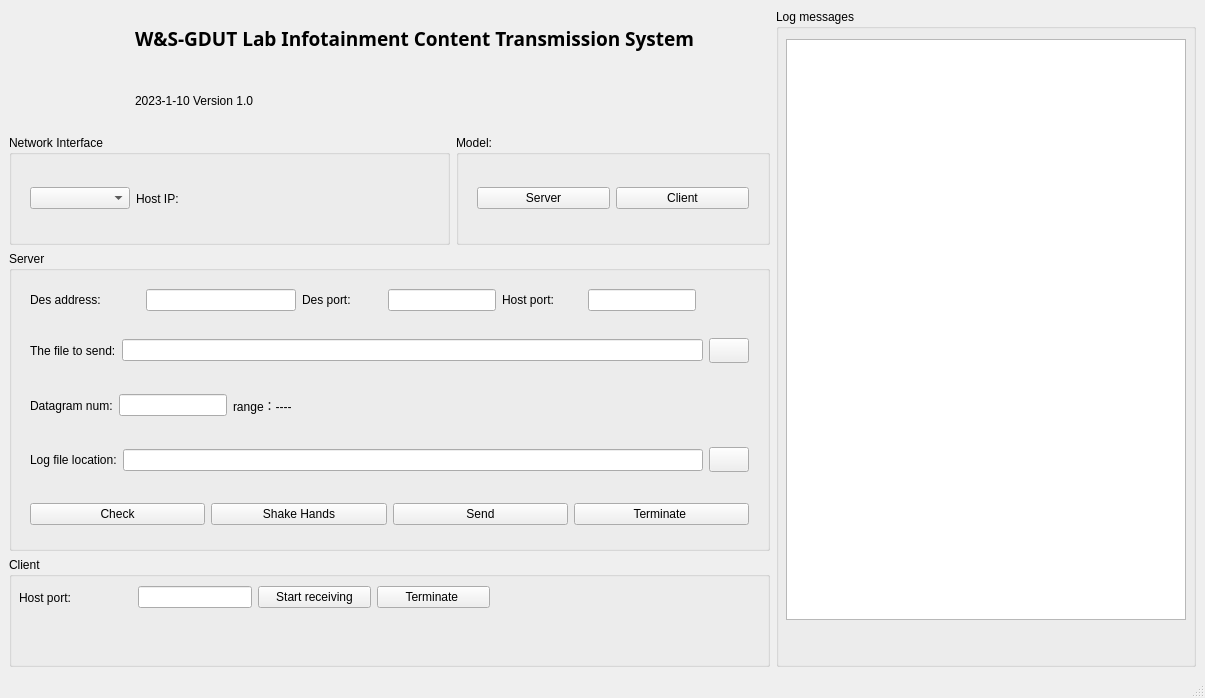
<?xml version="1.0" encoding="UTF-8"?>
<ui version="4.0">
 <class>TransmissionWindow</class>
 <widget class="QMainWindow" name="TransmissionWindow">
  <property name="geometry">
   <rect>
    <x>0</x>
    <y>0</y>
    <width>1205</width>
    <height>698</height>
   </rect>
  </property>
  <property name="sizePolicy">
   <sizepolicy hsizetype="Expanding" vsizetype="Expanding">
    <horstretch>0</horstretch>
    <verstretch>0</verstretch>
   </sizepolicy>
  </property>
  <property name="windowTitle">
   <string>TransmissionWindow</string>
  </property>
  <widget class="QWidget" name="centralwidget">
   <layout class="QGridLayout" name="gridLayout">
    <item row="0" column="0" rowspan="2">
     <widget class="QLabel" name="label_9">
      <property name="sizePolicy">
       <sizepolicy hsizetype="Fixed" vsizetype="Fixed">
        <horstretch>0</horstretch>
        <verstretch>0</verstretch>
       </sizepolicy>
      </property>
      <property name="minimumSize">
       <size>
        <width>120</width>
        <height>120</height>
       </size>
      </property>
      <property name="styleSheet">
       <string notr="true">image: url(:/file/image/logo.png);</string>
      </property>
      <property name="text">
       <string/>
      </property>
     </widget>
    </item>
    <item row="0" column="1" colspan="2">
     <widget class="QLabel" name="label_7">
      <property name="sizePolicy">
       <sizepolicy hsizetype="Minimum" vsizetype="Fixed">
        <horstretch>0</horstretch>
        <verstretch>0</verstretch>
       </sizepolicy>
      </property>
      <property name="minimumSize">
       <size>
        <width>600</width>
        <height>50</height>
       </size>
      </property>
      <property name="font">
       <font>
        <family>等线 Light</family>
        <pointsize>14</pointsize>
        <bold>true</bold>
       </font>
      </property>
      <property name="text">
       <string>W&amp;S-GDUT Lab Infotainment Content Transmission System</string>
      </property>
     </widget>
    </item>
    <item row="0" column="3" rowspan="5">
     <widget class="QGroupBox" name="groupBox_5">
      <property name="sizePolicy">
       <sizepolicy hsizetype="Minimum" vsizetype="Minimum">
        <horstretch>0</horstretch>
        <verstretch>0</verstretch>
       </sizepolicy>
      </property>
      <property name="minimumSize">
       <size>
        <width>420</width>
        <height>560</height>
       </size>
      </property>
      <property name="title">
       <string>Log messages</string>
      </property>
      <widget class="QTextBrowser" name="logOutputTextBrowser">
       <property name="geometry">
        <rect>
         <x>10</x>
         <y>30</y>
         <width>400</width>
         <height>581</height>
        </rect>
       </property>
       <property name="sizePolicy">
        <sizepolicy hsizetype="Minimum" vsizetype="Minimum">
         <horstretch>0</horstretch>
         <verstretch>0</verstretch>
        </sizepolicy>
       </property>
       <property name="minimumSize">
        <size>
         <width>400</width>
         <height>440</height>
        </size>
       </property>
      </widget>
     </widget>
    </item>
    <item row="1" column="1">
     <widget class="QLabel" name="label_10">
      <property name="sizePolicy">
       <sizepolicy hsizetype="Preferred" vsizetype="Fixed">
        <horstretch>0</horstretch>
        <verstretch>0</verstretch>
       </sizepolicy>
      </property>
      <property name="minimumSize">
       <size>
        <width>0</width>
        <height>50</height>
       </size>
      </property>
      <property name="text">
       <string>2023-1-10 Version 1.0</string>
      </property>
     </widget>
    </item>
    <item row="2" column="0" colspan="2">
     <widget class="QGroupBox" name="adapterGroupBox">
      <property name="sizePolicy">
       <sizepolicy hsizetype="Minimum" vsizetype="Minimum">
        <horstretch>0</horstretch>
        <verstretch>0</verstretch>
       </sizepolicy>
      </property>
      <property name="minimumSize">
       <size>
        <width>300</width>
        <height>50</height>
       </size>
      </property>
      <property name="title">
       <string>Network Interface</string>
      </property>
      <layout class="QVBoxLayout" name="verticalLayout_6">
       <item>
        <widget class="QWidget" name="" native="true">
         <layout class="QHBoxLayout" name="horizontalLayout_13">
          <item>
           <widget class="QComboBox" name="adapterDomboBox">
            <property name="sizePolicy">
             <sizepolicy hsizetype="Fixed" vsizetype="Fixed">
              <horstretch>0</horstretch>
              <verstretch>0</verstretch>
             </sizepolicy>
            </property>
            <property name="minimumSize">
             <size>
              <width>100</width>
              <height>20</height>
             </size>
            </property>
           </widget>
          </item>
          <item>
           <widget class="QLabel" name="hostIpLabel">
            <property name="sizePolicy">
             <sizepolicy hsizetype="Minimum" vsizetype="Minimum">
              <horstretch>0</horstretch>
              <verstretch>0</verstretch>
             </sizepolicy>
            </property>
            <property name="minimumSize">
             <size>
              <width>200</width>
              <height>10</height>
             </size>
            </property>
            <property name="text">
             <string>Host IP:</string>
            </property>
           </widget>
          </item>
         </layout>
        </widget>
       </item>
      </layout>
     </widget>
    </item>
    <item row="2" column="2">
     <widget class="QGroupBox" name="modelGroupBox">
      <property name="sizePolicy">
       <sizepolicy hsizetype="Minimum" vsizetype="Minimum">
        <horstretch>0</horstretch>
        <verstretch>0</verstretch>
       </sizepolicy>
      </property>
      <property name="title">
       <string>Model:</string>
      </property>
      <layout class="QVBoxLayout" name="verticalLayout_5">
       <item>
        <widget class="QWidget" name="" native="true">
         <layout class="QHBoxLayout" name="horizontalLayout_4">
          <item>
           <widget class="QPushButton" name="sendModelPushButton">
            <property name="sizePolicy">
             <sizepolicy hsizetype="Minimum" vsizetype="Fixed">
              <horstretch>0</horstretch>
              <verstretch>0</verstretch>
             </sizepolicy>
            </property>
            <property name="styleSheet">
             <string notr="true"/>
            </property>
            <property name="text">
             <string>Server</string>
            </property>
           </widget>
          </item>
          <item>
           <widget class="QPushButton" name="ReceiveModelPushButton">
            <property name="sizePolicy">
             <sizepolicy hsizetype="Minimum" vsizetype="Fixed">
              <horstretch>0</horstretch>
              <verstretch>0</verstretch>
             </sizepolicy>
            </property>
            <property name="text">
             <string>Client</string>
            </property>
           </widget>
          </item>
         </layout>
        </widget>
       </item>
      </layout>
     </widget>
    </item>
    <item row="3" column="0" colspan="3">
     <widget class="QGroupBox" name="sendGroupBox">
      <property name="sizePolicy">
       <sizepolicy hsizetype="Minimum" vsizetype="Fixed">
        <horstretch>0</horstretch>
        <verstretch>0</verstretch>
       </sizepolicy>
      </property>
      <property name="minimumSize">
       <size>
        <width>440</width>
        <height>300</height>
       </size>
      </property>
      <property name="title">
       <string>Server</string>
      </property>
      <layout class="QVBoxLayout" name="verticalLayout">
       <item>
        <widget class="QWidget" name="" native="true">
         <layout class="QHBoxLayout" name="horizontalLayout_2">
          <property name="sizeConstraint">
           <enum>QLayout::SetFixedSize</enum>
          </property>
          <item>
           <widget class="QLabel" name="label">
            <property name="sizePolicy">
             <sizepolicy hsizetype="Minimum" vsizetype="Preferred">
              <horstretch>0</horstretch>
              <verstretch>0</verstretch>
             </sizepolicy>
            </property>
            <property name="minimumSize">
             <size>
              <width>110</width>
              <height>0</height>
             </size>
            </property>
            <property name="text">
             <string>Des address:</string>
            </property>
           </widget>
          </item>
          <item>
           <widget class="QLineEdit" name="targetIpLineEdit">
            <property name="sizePolicy">
             <sizepolicy hsizetype="Minimum" vsizetype="Fixed">
              <horstretch>0</horstretch>
              <verstretch>0</verstretch>
             </sizepolicy>
            </property>
            <property name="minimumSize">
             <size>
              <width>150</width>
              <height>10</height>
             </size>
            </property>
           </widget>
          </item>
          <item>
           <widget class="QLabel" name="label_2">
            <property name="sizePolicy">
             <sizepolicy hsizetype="Minimum" vsizetype="Preferred">
              <horstretch>0</horstretch>
              <verstretch>0</verstretch>
             </sizepolicy>
            </property>
            <property name="minimumSize">
             <size>
              <width>80</width>
              <height>10</height>
             </size>
            </property>
            <property name="text">
             <string>Des port:</string>
            </property>
           </widget>
          </item>
          <item>
           <widget class="QLineEdit" name="targetPortLineEdit">
            <property name="sizePolicy">
             <sizepolicy hsizetype="Fixed" vsizetype="Fixed">
              <horstretch>0</horstretch>
              <verstretch>0</verstretch>
             </sizepolicy>
            </property>
            <property name="minimumSize">
             <size>
              <width>10</width>
              <height>10</height>
             </size>
            </property>
           </widget>
          </item>
          <item>
           <widget class="QLabel" name="label_4">
            <property name="sizePolicy">
             <sizepolicy hsizetype="Minimum" vsizetype="Preferred">
              <horstretch>0</horstretch>
              <verstretch>0</verstretch>
             </sizepolicy>
            </property>
            <property name="minimumSize">
             <size>
              <width>80</width>
              <height>0</height>
             </size>
            </property>
            <property name="text">
             <string>Host port:</string>
            </property>
           </widget>
          </item>
          <item>
           <widget class="QLineEdit" name="hostPortLineEdit">
            <property name="sizePolicy">
             <sizepolicy hsizetype="Maximum" vsizetype="Fixed">
              <horstretch>0</horstretch>
              <verstretch>0</verstretch>
             </sizepolicy>
            </property>
            <property name="minimumSize">
             <size>
              <width>10</width>
              <height>5</height>
             </size>
            </property>
           </widget>
          </item>
         </layout>
        </widget>
       </item>
       <item>
        <widget class="QWidget" name="" native="true">
         <layout class="QHBoxLayout" name="horizontalLayout_8">
          <item>
           <widget class="QLabel" name="label_8">
            <property name="text">
             <string>The file to send:</string>
            </property>
           </widget>
          </item>
          <item>
           <widget class="QLineEdit" name="fileLocationLineEdit"/>
          </item>
          <item>
           <widget class="QPushButton" name="fileLocationPushButton">
            <property name="sizePolicy">
             <sizepolicy hsizetype="Fixed" vsizetype="Fixed">
              <horstretch>0</horstretch>
              <verstretch>0</verstretch>
             </sizepolicy>
            </property>
            <property name="minimumSize">
             <size>
              <width>25</width>
              <height>25</height>
             </size>
            </property>
            <property name="styleSheet">
             <string notr="true">image: url(:/file/image/folder.png);
</string>
            </property>
            <property name="text">
             <string/>
            </property>
           </widget>
          </item>
         </layout>
        </widget>
       </item>
       <item>
        <widget class="QWidget" name="" native="true">
         <layout class="QHBoxLayout" name="horizontalLayout_6">
          <item>
           <widget class="QLabel" name="label_6">
            <property name="text">
             <string>Datagram num:</string>
            </property>
           </widget>
          </item>
          <item>
           <widget class="QLineEdit" name="numOfDatagramLineEdit">
            <property name="sizePolicy">
             <sizepolicy hsizetype="Minimum" vsizetype="Fixed">
              <horstretch>0</horstretch>
              <verstretch>0</verstretch>
             </sizepolicy>
            </property>
            <property name="minimumSize">
             <size>
              <width>100</width>
              <height>10</height>
             </size>
            </property>
           </widget>
          </item>
          <item>
           <widget class="QLabel" name="numScaleLabel">
            <property name="text">
             <string>range：----</string>
            </property>
           </widget>
          </item>
          <item>
           <spacer name="horizontalSpacer">
            <property name="orientation">
             <enum>Qt::Horizontal</enum>
            </property>
            <property name="sizeHint" stdset="0">
             <size>
              <width>40</width>
              <height>20</height>
             </size>
            </property>
           </spacer>
          </item>
         </layout>
        </widget>
       </item>
       <item>
        <widget class="QWidget" name="" native="true">
         <layout class="QHBoxLayout" name="horizontalLayout_5">
          <item>
           <widget class="QLabel" name="label_5">
            <property name="text">
             <string>Log file location:</string>
            </property>
           </widget>
          </item>
          <item>
           <widget class="QLineEdit" name="downloadDirectoryLineEdit">
            <property name="styleSheet">
             <string notr="true"/>
            </property>
           </widget>
          </item>
          <item>
           <widget class="QPushButton" name="downloadDirectorPushButton">
            <property name="sizePolicy">
             <sizepolicy hsizetype="Fixed" vsizetype="Fixed">
              <horstretch>0</horstretch>
              <verstretch>0</verstretch>
             </sizepolicy>
            </property>
            <property name="minimumSize">
             <size>
              <width>25</width>
              <height>25</height>
             </size>
            </property>
            <property name="styleSheet">
             <string notr="true">image: url(:/file/image/folder.png);</string>
            </property>
            <property name="text">
             <string/>
            </property>
           </widget>
          </item>
         </layout>
        </widget>
       </item>
       <item>
        <widget class="QWidget" name="" native="true">
         <layout class="QHBoxLayout" name="horizontalLayout_7">
          <item>
           <widget class="QPushButton" name="checkSendPushButton">
            <property name="text">
             <string>Check</string>
            </property>
           </widget>
          </item>
          <item>
           <widget class="QPushButton" name="shakeHandsPushButton">
            <property name="sizePolicy">
             <sizepolicy hsizetype="Minimum" vsizetype="Fixed">
              <horstretch>0</horstretch>
              <verstretch>0</verstretch>
             </sizepolicy>
            </property>
            <property name="text">
             <string>Shake Hands</string>
            </property>
           </widget>
          </item>
          <item>
           <widget class="QPushButton" name="startSendPushButton">
            <property name="text">
             <string>Send</string>
            </property>
           </widget>
          </item>
          <item>
           <widget class="QPushButton" name="stopSendPushButton">
            <property name="text">
             <string>Terminate </string>
            </property>
           </widget>
          </item>
         </layout>
        </widget>
       </item>
      </layout>
     </widget>
    </item>
    <item row="4" column="0" colspan="3">
     <widget class="QGroupBox" name="receiveGroupBox">
      <property name="sizePolicy">
       <sizepolicy hsizetype="Minimum" vsizetype="Minimum">
        <horstretch>0</horstretch>
        <verstretch>0</verstretch>
       </sizepolicy>
      </property>
      <property name="title">
       <string>Client</string>
      </property>
      <widget class="QWidget" name="horizontalWidget" native="true">
       <property name="geometry">
        <rect>
         <x>10</x>
         <y>20</y>
         <width>471</width>
         <height>41</height>
        </rect>
       </property>
       <layout class="QHBoxLayout" name="horizontalLayout">
        <item>
         <widget class="QLabel" name="label_3">
          <property name="text">
           <string>Host port:</string>
          </property>
         </widget>
        </item>
        <item>
         <widget class="QLineEdit" name="SourcePortLineEdit">
          <property name="sizePolicy">
           <sizepolicy hsizetype="Minimum" vsizetype="Fixed">
            <horstretch>0</horstretch>
            <verstretch>0</verstretch>
           </sizepolicy>
          </property>
          <property name="minimumSize">
           <size>
            <width>50</width>
            <height>10</height>
           </size>
          </property>
         </widget>
        </item>
        <item>
         <widget class="QPushButton" name="startReceivePushButton">
          <property name="text">
           <string>Start receiving</string>
          </property>
         </widget>
        </item>
        <item>
         <widget class="QPushButton" name="stopReceivePushButton">
          <property name="text">
           <string>Terminate </string>
          </property>
         </widget>
        </item>
       </layout>
      </widget>
     </widget>
    </item>
   </layout>
  </widget>
  <widget class="QMenuBar" name="menubar">
   <property name="geometry">
    <rect>
     <x>0</x>
     <y>0</y>
     <width>1205</width>
     <height>25</height>
    </rect>
   </property>
  </widget>
  <widget class="QStatusBar" name="statusbar"/>
 </widget>
 <resources/>
 <connections/>
</ui>
